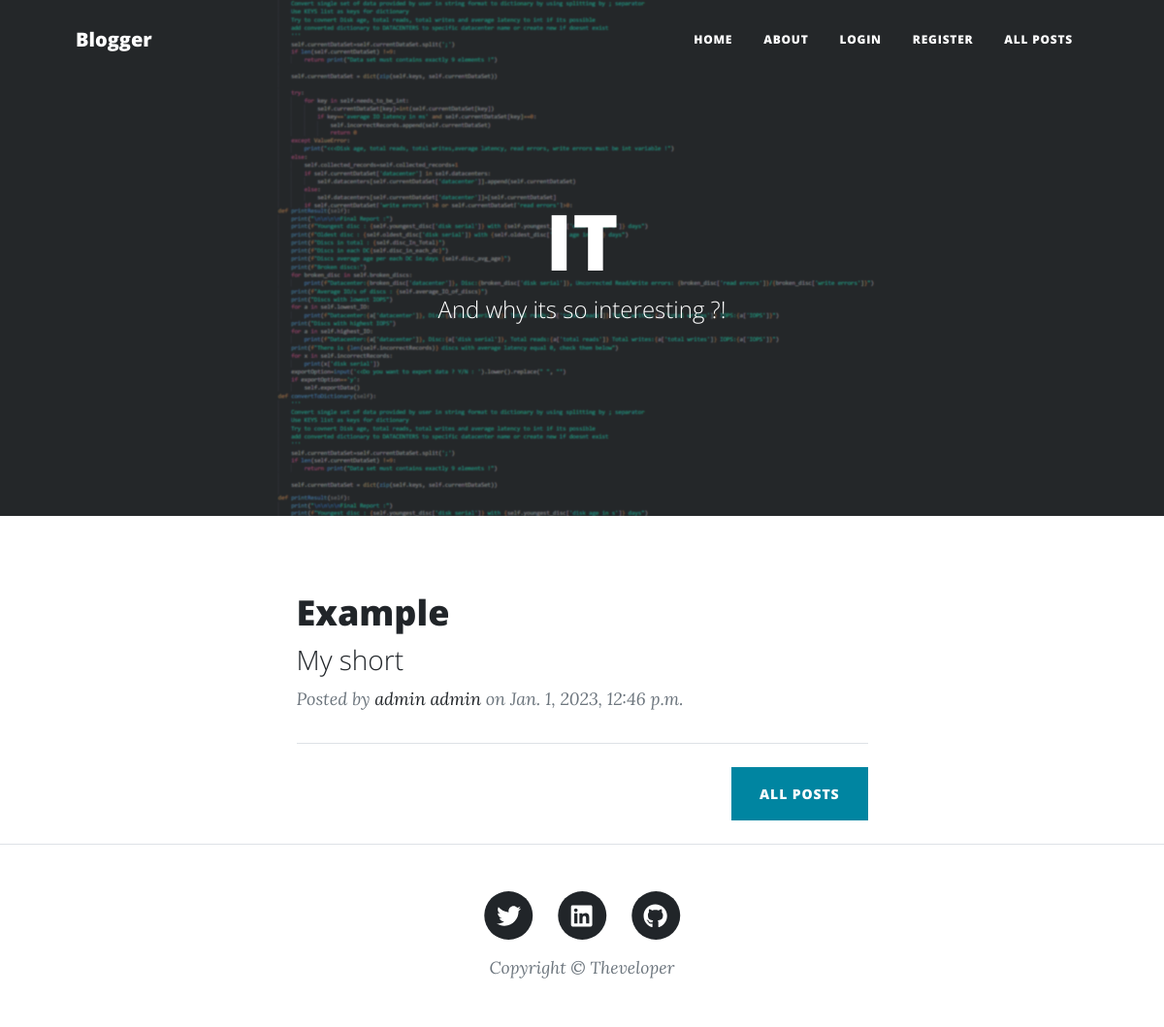
The app's page /, older data.
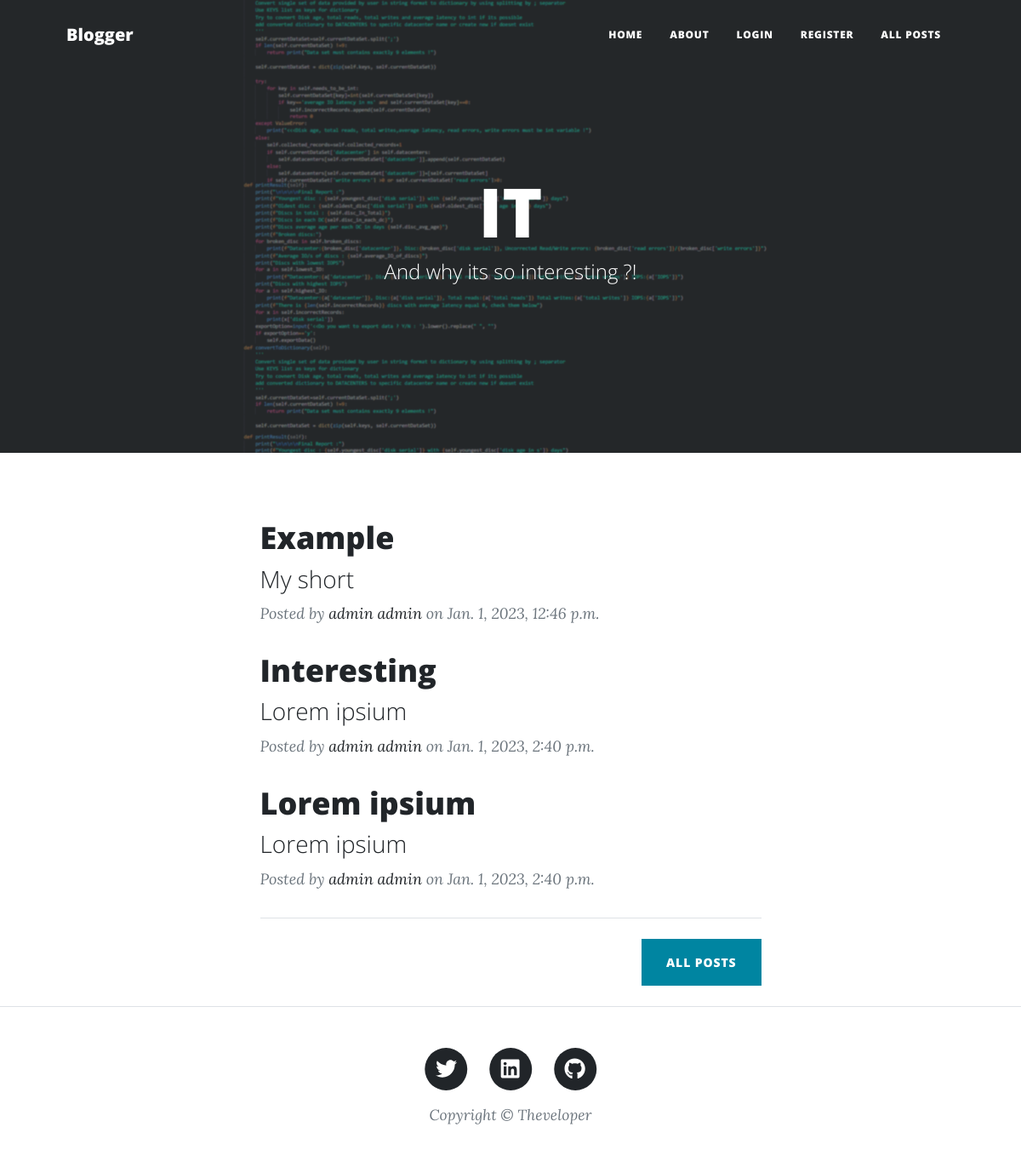
The same page, newer data.
### posts/models.py (models this page shows, shortened)
class Post(models.Model):
    user=models.ForeignKey(Account,on_delete=models.CASCADE,null=True)
    title=models.CharField(max_length=50)
    short=models.CharField(max_length=50)
    description=models.TextField()
    is_active=models.BooleanField(default=False)
    created_at=models.DateTimeField(auto_now_add=True)

### accounts/models.py (models this page shows, shortened)
class Account(AbstractBaseUser):
    first_name      = models.CharField(max_length=50)
    last_name       = models.CharField(max_length=50)
    username        = models.CharField(max_length=50, unique=True)
    email           = models.EmailField(max_length=100, unique=True)
    phone_number    = models.CharField(max_length=50)
    date_joined     = models.DateTimeField(auto_now_add=True)
    last_login      = models.DateTimeField(auto_now_add=True)
    is_admin        = models.BooleanField(default=False)
    is_staff        = models.BooleanField(default=False)
    is_active        = models.BooleanField(default=False)
    is_superadmin        = models.BooleanField(default=False)
    USERNAME_FIELD = 'email'
    REQUIRED_FIELDS = ['username', 'first_name', 'last_name']
    objects = MyAccountManager()

### posts/views.py (the view)
# urls.py: path('', views.PostListHomeView.as_view(), name="PostListHomeView"),
class PostListHomeView(generic.ListView):
    model = Post
    context_object_name = 'post_list'
    queryset = Post.objects.all()[:3]
    template_name = 'home.html'
    def get_context_data(self, **kwargs):
        context = super().get_context_data(**kwargs)
        context['title'] = 'IT'
        context['description'] = 'And why its so interesting ?!'
        return context

### templates/home.html
{% extends "base.html" %}
 {%load static%}
 {% block content%}
        <div class="container px-4 px-lg-5">
            <div class="row gx-4 gx-lg-5 justify-content-center">
                <div class="col-md-10 col-lg-8 col-xl-7">
    {% for post in post_list %}
                    <div class="post-preview">
                        <a href="{% url 'PostDetailView' post.id %}">
                            <h2 class="post-title">{{post.title}}</h2>
                            <h3 class="post-subtitle">{{post.short}}</h3>
                        </a>
                        <p class="post-meta">
                            Posted by
                            <a href="#!">{{post.user.first_name}} {{post.user.last_name}}</a>
                            on {{post.created_at}}
                        </p>
                    </div>
    {% endfor %}
                    <hr class="my-4" />
{% if request.path == "/posts/" %}
<nav aria-label="Page navigation example">
  <ul class="pagination justify-content-center">
  {% if page_obj.has_previous %}
    <li class="page-item">
      <a class="page-link" href="/posts?page={{ page_obj.previous_page_number }}" tabindex="-1">Previous</a>
    </li>
    <li class="page-item"><a class="page-link" href="/posts?page={{ page_obj.previous_page_number }}">{{ page_obj.previous_page_number }}</a></li>
    {% else %}
    <li class="page-item disabled">
      <a class="page-link" href="#" tabindex="-1">Previous</a>
    </li>
    {% endif %}
    <li class="page-item disabled"><a class="page-link" href="">{{ page_obj.number }}</a></li>
    {% if page_obj.has_next %}
    <li class="page-item"><a class="page-link" href="/posts?page={{ page_obj.next_page_number }}">{{ page_obj.next_page_number }}</a></li>
    <li class="page-item">
      <a class="page-link" href="/posts?page={{ page_obj.next_page_number }}">Next</a>
    </li>
    {% else %}
    <li class="page-item disabled">
      <a class="page-link" href="#">Next</a>
    </li>
    {% endif %}
  </ul>
</nav>
{% else %}
            <div class="d-flex justify-content-end mb-4"><a class="btn btn-primary text-uppercase" href="{% url 'PostListView' %}">All posts</a></div>
{% endif %}
                </div>
            </div>
        </div>
     {% endblock %}

### templates/base.html (shortened to what this page needs)
{% load static %}
<!DOCTYPE html>
<html lang="en">
    <head>
        <link href="{%static 'css/styles.css' %}" rel="stylesheet" />
    </head>
{% include "includes/navbar.html"%}
{% block content %}{% endblock %}
{% include "includes/footer.html"%}

### templates/includes/navbar.html (shortened to what this page needs)
{% load static %}
    <body>
        <nav class="navbar navbar-expand-lg navbar-light" id="mainNav">
            <div class="container px-4 px-lg-5">
                <a class="navbar-brand" href="{% url 'PostListHomeView' %}">Blogger</a>
                <div class="collapse navbar-collapse" id="navbarResponsive">
                    <ul class="navbar-nav ms-auto py-4 py-lg-0">
                        <li class="nav-item"><a class="nav-link px-lg-3 py-3 py-lg-4" href="{% url 'PostListHomeView' %}">Home</a></li>
                        <li class="nav-item"><a class="nav-link px-lg-3 py-3 py-lg-4" href="{% url 'AboutView' %}">About</a></li>
                        {% if user.id is None %}
                        <li class="nav-item"><a class="nav-link px-lg-3 py-3 py-lg-4" href="{% url 'LoginPageView' %}">Login</a></li>
                        <li class="nav-item"><a class="nav-link px-lg-3 py-3 py-lg-4" href="{% url 'RegisterPageView' %}">Register</a></li>
                        {% else %}
                        <li class="nav-item"><a class="nav-link px-lg-3 py-3 py-lg-4" href="{% url 'LogoutPageView' %}">Logout</a></li>
                        {%endif%}
                        <li class="nav-item"><a class="nav-link px-lg-3 py-3 py-lg-4" href="{% url 'PostListView' %}">All posts</a></li>
                    </ul>
                </div>
            </div>
        </nav>
        <header class="masthead" style="background-image: url('{%static 'assets/img/background-img.png' %}')">
            <div class="container position-relative px-4 px-lg-5">
                <div class="row gx-4 gx-lg-5 justify-content-center">
                    <div class="col-md-10 col-lg-8 col-xl-7">
                        <div class="site-heading">
                            <h1>{{title}}</h1>
                            <span class="subheading">{{description}}</span>
                        </div>
                    </div>
                </div>
            </div>
        </header>

### templates/includes/footer.html (shortened to what this page needs)
{% load static %}
 <footer class="border-top">
            <div class="container px-4 px-lg-5">
                <div class="row gx-4 gx-lg-5 justify-content-center">
                    <div class="col-md-10 col-lg-8 col-xl-7">
                        <ul class="list-inline text-center">
                            <li class="list-inline-item">
                                <a href="#!">
                                    <span class="fa-stack fa-lg">
                                        <i class="fas fa-circle fa-stack-2x"></i>
                                        <i class="fab fa-twitter fa-stack-1x fa-inverse"></i>
                                    </span>
                                </a>
                            </li>
                            <li class="list-inline-item">
                                <a href="https://www.linkedin.com/in/theveloper/">
                                    <span class="fa-stack fa-lg">
                                        <i class="fas fa-circle fa-stack-2x"></i>
                                        <i class="fab fa-linkedin fa-stack-1x fa-inverse"></i>
                                    </span>
                                </a>
                            </li>
                            <li class="list-inline-item">
                                <a href="https://github.com/theveloper-pl">
                                    <span class="fa-stack fa-lg">
                                        <i class="fas fa-circle fa-stack-2x"></i>
                                        <i class="fab fa-github fa-stack-1x fa-inverse"></i>
                                    </span>
                                </a>
                            </li>
                        </ul>
                        <div class="small text-center text-muted fst-italic">Copyright &copy; Theveloper</div>
                    </div>
                </div>
            </div>
        </footer>
    </body>
</html>

Row changes from the older to the newer data that the page shows:
added Post: title "Interesting", short "Lorem ipsium", user.first_name "admin", user.last_name "admin", created_at "Jan. 1, 2023, 2:40 p.m."
added Post: title "Lorem ipsium", short "Lorem ipsium", user.first_name "admin", user.last_name "admin", created_at "Jan. 1, 2023, 2:40 p.m."
